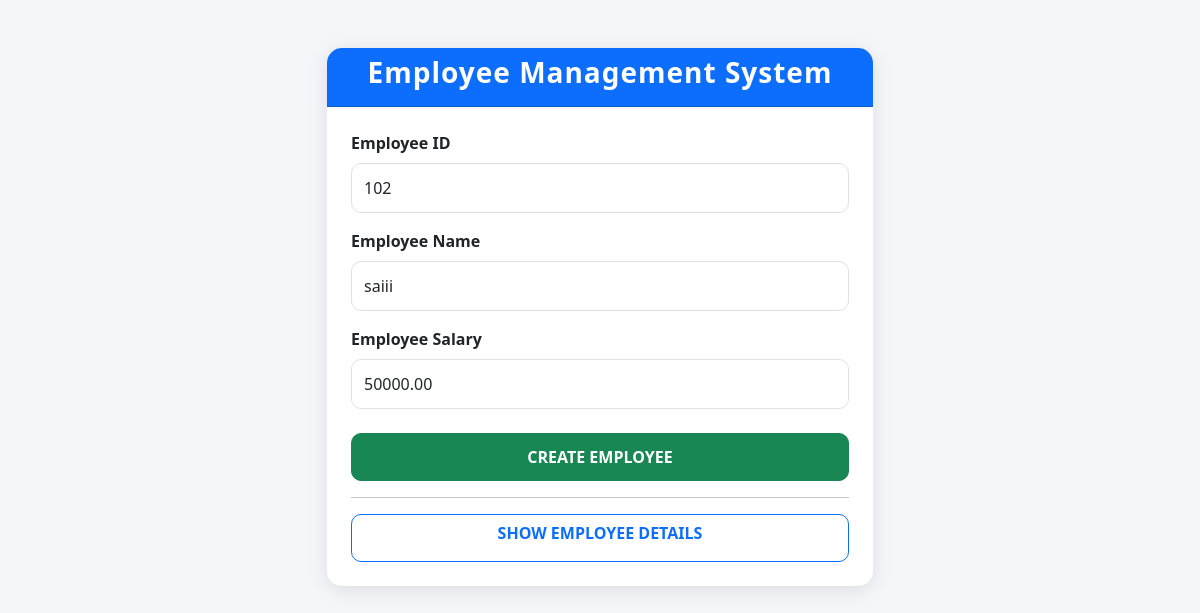
/editemployee/2/, run on the app's committed database.
### myapp/models.py (models this page shows)
class Employee(models.Model):
    Employeeid = models.IntegerField()
    Employeename = models.CharField(max_length=30)
    Employeesalary = models.DecimalField(max_digits=7,decimal_places=2)

### myapp/views.py (the view, shortened to what this page needs)
# urls.py: path('editemployee/<int:id>/',views.editemployee,name='editemployee'),
def editemployee(request,id):
    employee = Employee.objects.get(id=id)
    form = Employeeform(instance=employee)
    return render(
        request,
        'myapp/addemployee.html',
        {'form':form}
    )

### myapp/forms.py
class Employeeform(forms.ModelForm):
    class Meta:
        model = Employee
        fields = '__all__'

### templates/myapp/addemployee.html (shortened to what this page needs)
<!DOCTYPE html>
<html lang="en">
<head>
    <link href="https://cdn.jsdelivr.net/npm/bootstrap@5.3.8/dist/css/bootstrap.min.css" rel="stylesheet">
</head>
<body>
{% load widget_tweaks %}
<div class="container mt-5">
    <div class="row justify-content-center">
        <div class="col-md-6">
            <div class="card employee-card">
                <div class="card-header bg-primary text-white text-center">
                    <h3 class="title">
                        Employee Management System
                    </h3>
                </div>
                <div class="card-body p-4">
                    <form method="POST">
                        <div class="mb-3">
                            <label class="form-label fw-bold">
                                Employee ID
                            </label>
                            {{ form.Employeeid|add_class:"form-control"|attr:"placeholder:Enter Employee ID" }}
                        </div>
                        <div class="mb-3">
                            <label class="form-label fw-bold">
                                Employee Name
                            </label>
                            {{ form.Employeename|add_class:"form-control"|attr:"placeholder:Enter Employee Name" }}
                        </div>
                        <div class="mb-4">
                            <label class="form-label fw-bold">
                                Employee Salary
                            </label>
                            {{ form.Employeesalary|add_class:"form-control"|attr:"placeholder:Enter Employee Salary" }}
                        </div>
                        <div class="d-grid">
                            <button type="submit" class="btn btn-success">
                                CREATE EMPLOYEE
                            </button>
                        </div>
                    </form>
                    <hr>
                    <div class="d-grid">
                        <a href="{% url 'emps' %}"
                           class="btn btn-outline-primary">
                            SHOW EMPLOYEE DETAILS
                        </a>
                    </div>
                </div>
            </div>
        </div>
    </div>
</div>
</body>
</html>

### templates/myapp/addemployee.html (style rules this page uses)
body { background-color:#f4f6f9; }
.employee-card { border:none; border-radius:15px; box-shadow:0px 4px 20px rgba(0,0,0,0.1); }
.card-header { border-radius:15px 15px 0px 0px !important; }
.form-control { height:50px; border-radius:10px; }
.btn { border-radius:10px; height:48px; font-weight:600; }
.title { font-weight:bold; letter-spacing:1px; }

### data on the page
Employee: Employeeid "102", Employeename "saiii", Employeesalary "50000.00"
